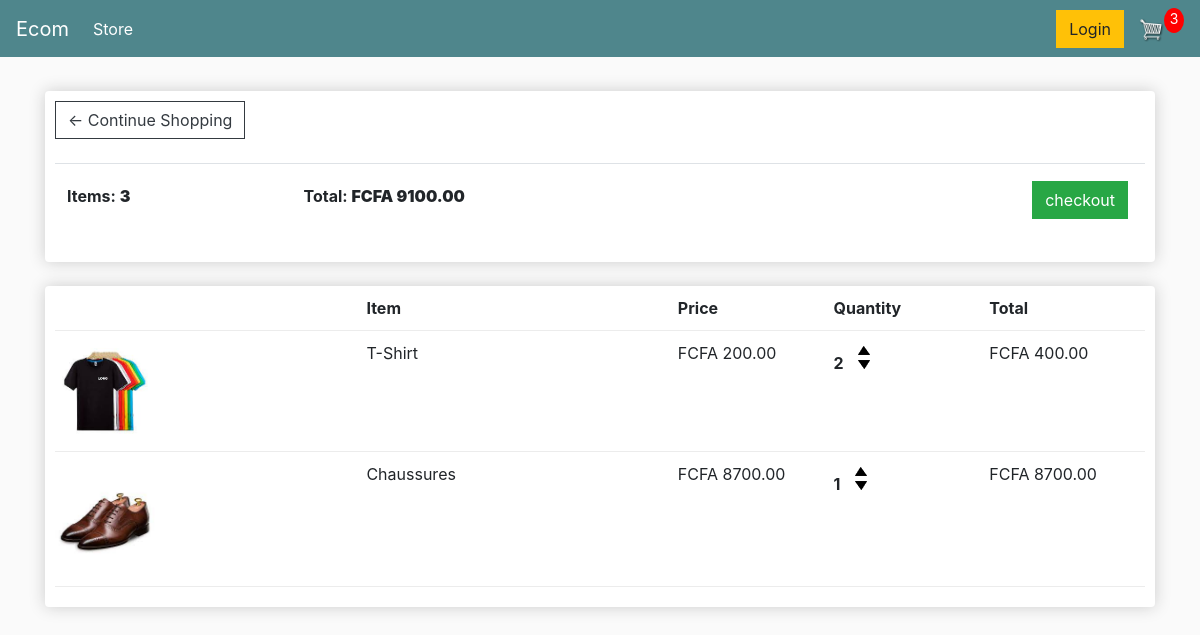
/cart/ (signed in), run on an earlier commit of the app's database.
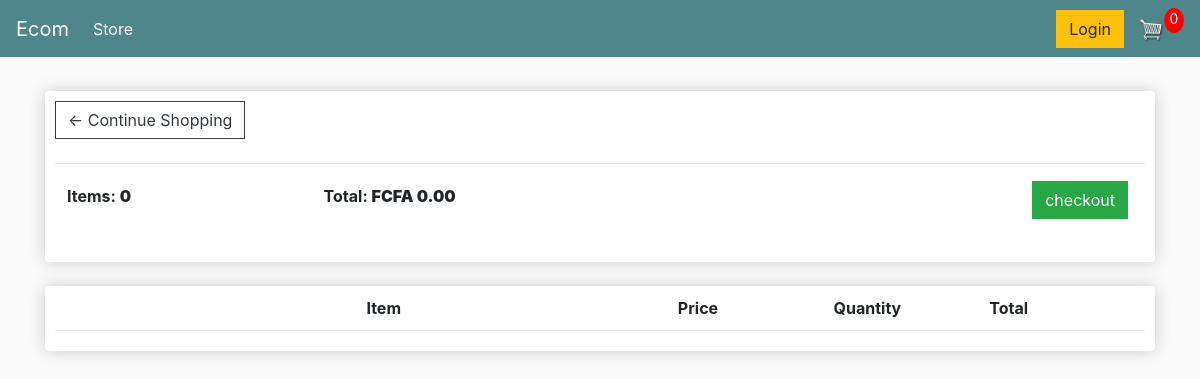
And on a later commit of the database.
### store/models.py (models this page shows, shortened)
class Order(models.Model):
    customer = models.ForeignKey(Customer, on_delete=models.SET_NULL, null=True, blank=True)
    date_ordered = models.DateTimeField(auto_now_add=True)
    complete = models.BooleanField(default=False, null=True, blank=True)
    transaction_id = models.CharField(max_length=200, null=True)
    @property
    def get_cart_total(self):
        orderitems = self.orderitem_set.all()
        total = sum([item.get_total for item in orderitems])
        return total
    @property
    def get_cart_items(self):
        orderitems = self.orderitem_set.all()
        total = sum([item.quantity for item in orderitems])
        return total

class OrderItem(models.Model):
    product = models.ForeignKey(Product, on_delete=models.SET_NULL, null=True, blank=True)
    order = models.ForeignKey(Order, on_delete=models.SET_NULL, null=True, blank=True)
    quantity = models.IntegerField(default=0, null=True, blank=True)
    date_added = models.DateTimeField(auto_now_add=True)
    @property
    def get_total(self):
        total = self.product.price * self.quantity
        return total

class Product(models.Model):
    name = models.CharField(max_length=200, null=True)
    price = models.DecimalField(max_digits=7, decimal_places=2)
    digital = models.BooleanField(default=False, null=True, blank=True)
    image = models.ImageField(null=True, blank=True)
    @property
    def imageURL(self):
        try:
            url = self.image.url
        except:
            url = ''
        return url

### store/views/cart.py (the view)
# urls.py: path('cart/', cart.cart, name="cart"),
def cart(request):
    data = cartData(request)
    cartItems = data['cartItems']
    order = data['order']
    items = data['items']
    context = {'items':items, 'order':order, 'cartItems':cartItems}
    return render(request, 'store/cart.html', context)

### store/utils.py (called while the page is built)
def cartData(request):
    if request.user.is_authenticated:
        customer = request.user.customer
        order, created = Order.objects.get_or_create(customer = customer, complete = False)
        items = order.orderitem_set.all()
        cartItems = order.get_cart_items
    else:
        cookieData = cookieCart(request)
        cartItems = cookieData['cartItems']
        order = cookieData['order']
        items = cookieData['items']
    return {'cartItems': cartItems, 'order': order, 'items': items}

### store/templates/store/cart.html
{% extends 'store/main.html' %}
{% load static %}
{% block content %}
    <div class="row">
        <div class="col-lg-12">
            <div class="box-element">
                <a class="btn btn-outline-dark" href="{% url 'store' %}">&#x2190; Continue Shopping </a>
                <br>
                <br>
                <table class="table">
                    <tr>
                        <th><h5></h5>Items: <strong>{{order.get_cart_items}}</strong></th>
                        <th><h5></h5>Total: <strong>FCFA {{order.get_cart_total|floatformat:2}}</strong></th>
                        <th>
                            <a style="float:right; margin:5px;" class="btn btn-success" href="{% url 'checkout' %}">
                                checkout
                            </a>
                        </th>
                    </tr>
                </table>
            </div>
            <br>
            <div class="box-element">
                <div class="cart-row">
					<div style="flex:2"></div>
					<div style="flex:2"><strong>Item</strong></div>
					<div style="flex:1"><strong>Price</strong></div>
					<div style="flex:1"><strong>Quantity</strong></div>
					<div style="flex:1"><strong>Total</strong></div>
				</div>
                {% for item in items %}
				<div class="cart-row">
					<div style="flex:2"><img class="row-image" src="{{item.product.imageURL}}"></div>
					<div style="flex:2"><p>{{item.product.name}}</p></div>
					<div style="flex:1"><p>FCFA {{item.product.price|floatformat:2}}</p></div>
					<div style="flex:1"><p class="quantity">{{item.quantity}}</p>
						<div class="quantity">
							<img data-product="{{item.product.id}}" data-action="add"
                            class="chg-quantity update-cart" src="{% static  'images/arrow-up.png' %}">
							<img data-product="{{item.product.id}}" data-action="remove"
                            class="chg-quantity update-cart" src="{% static  'images/arrow-down.png' %}">
						</div>
					</div>
					<div style="flex:1"><p>FCFA {{item.get_total|floatformat:2}}</p></div>
                </div>
                {% endfor %}
        </div>
    </div>
{% endblock content %}

### store/templates/store/main.html (shortened to what this page needs)
<!DOCTYPE html>
{% load static %}
<html>
<head>
	<link rel="stylesheet" href="https://stackpath.bootstrapcdn.com/bootstrap/4.4.1/css/bootstrap.min.css">
	<link rel="stylesheet" type="text/css" href="{% static 'css/main.css' %}">
</head>
<body>
	<nav class="navbar navbar-expand-lg navbar-dark bg-dark">
	  <a class="navbar-brand" href="{% url 'store' %}">Ecom</a>
	  <div class="collapse navbar-collapse" id="navbarSupportedContent">
	    <ul class="navbar-nav mr-auto">
	      <li class="nav-item active">
	        <a class="nav-link" href="{% url 'store' %}">Store <span class="sr-only">(current)</span></a>
	      </li>
	    </ul>
	    <div class="form-inline my-2 my-lg-0">
	     	<a href="#"class="btn btn-warning">Login</a>
	     	<a href="{% url 'cart' %}">
	    		<img  id="cart-icon" src="{% static 'images/cart.png' %}">
	    	</a>
	    	<p id="cart-total">{{cartItems}}</p>
	    </div>
	  </div>
	</nav>
     <div class="container">
            <br>
            {% block content %}
            {% endblock content %}
         </div>
</body>
</html>

### static/css/main.css (style rules this page uses)
body { background-color: hsl(0, 0%, 98%); }
.box-element { box-shadow:hsl(0, 0%, 80%) 0 0 16px; background-color: #fff; border-radius: 4px; padding: 10px; }
.bg-dark { background-color: #4f868c!important; }
#cart-icon { width:25px; display: inline-block; margin-left: 15px; }
#cart-total { display: block; text-align: center; color:#fff; background-color: red; width: 20px; height: 25px; border-radius: 50%; font-size: 14px; }
.col-lg-4, .col-lg-6, .col-lg-8, .col-lg-12 { margin-top: 10px; }
.btn { border-radius: 0; }
.cart-row { display: flex; align-items: flex-stretch; padding-bottom: 10px; margin-bottom: 10px; border-bottom: 1px solid #ececec; }

What changed in the data, as far as the page shows it:
no longer on this page (row edited): Order: get_cart_items "3", get_cart_total "9100.00"
removed OrderItem: product.imageURL (picture), product.name "T-Shirt", product.price "200.00", quantity "2", get_total "400.00"
removed OrderItem: product.imageURL (picture), product.name "Chaussures", product.price "8700.00", quantity "1", get_total "8700.00"
added Order: get_cart_items "0", get_cart_total "0.00"
Also different on the page:
{{ cartItems }}: "3" → "0"
